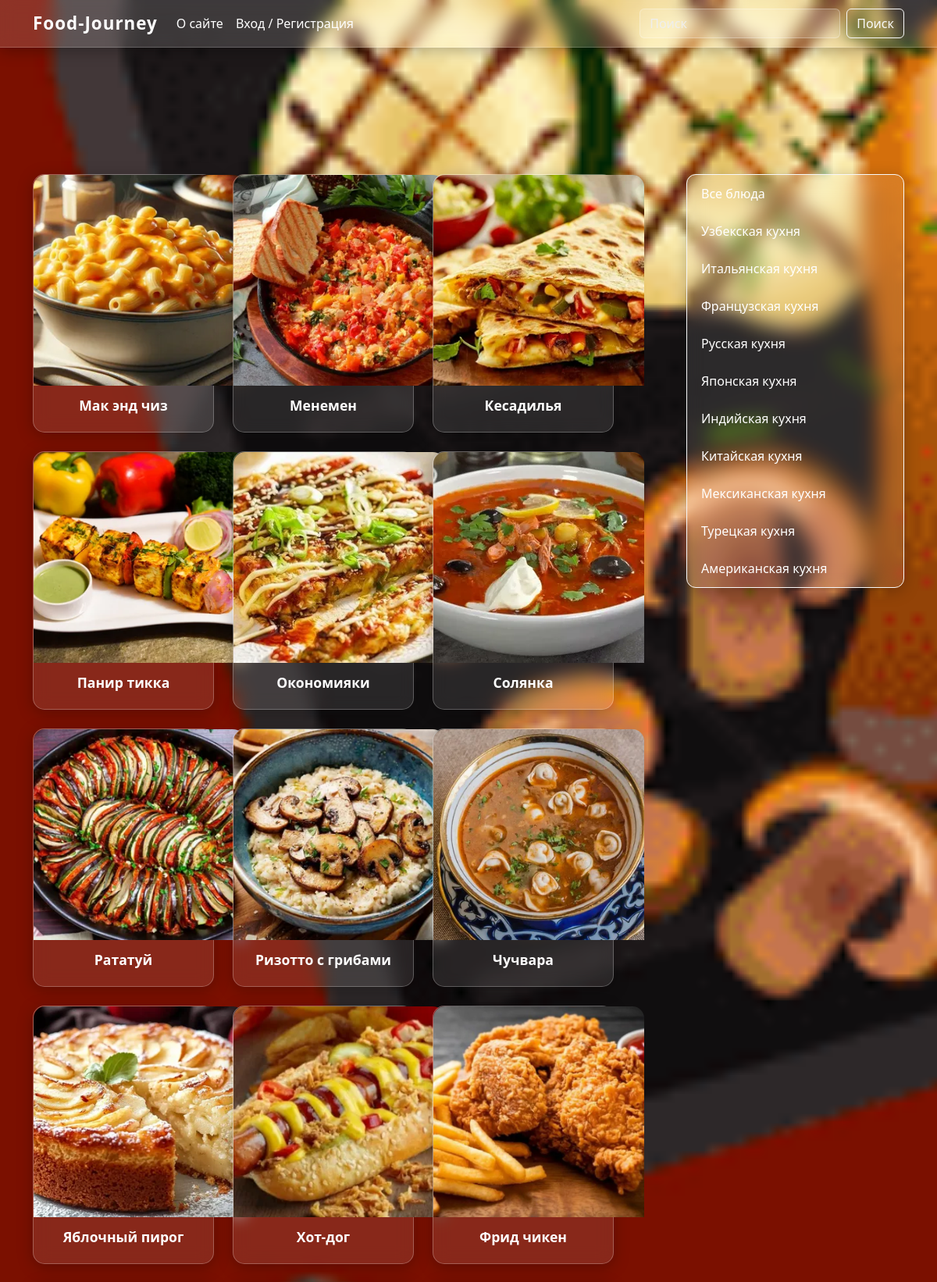
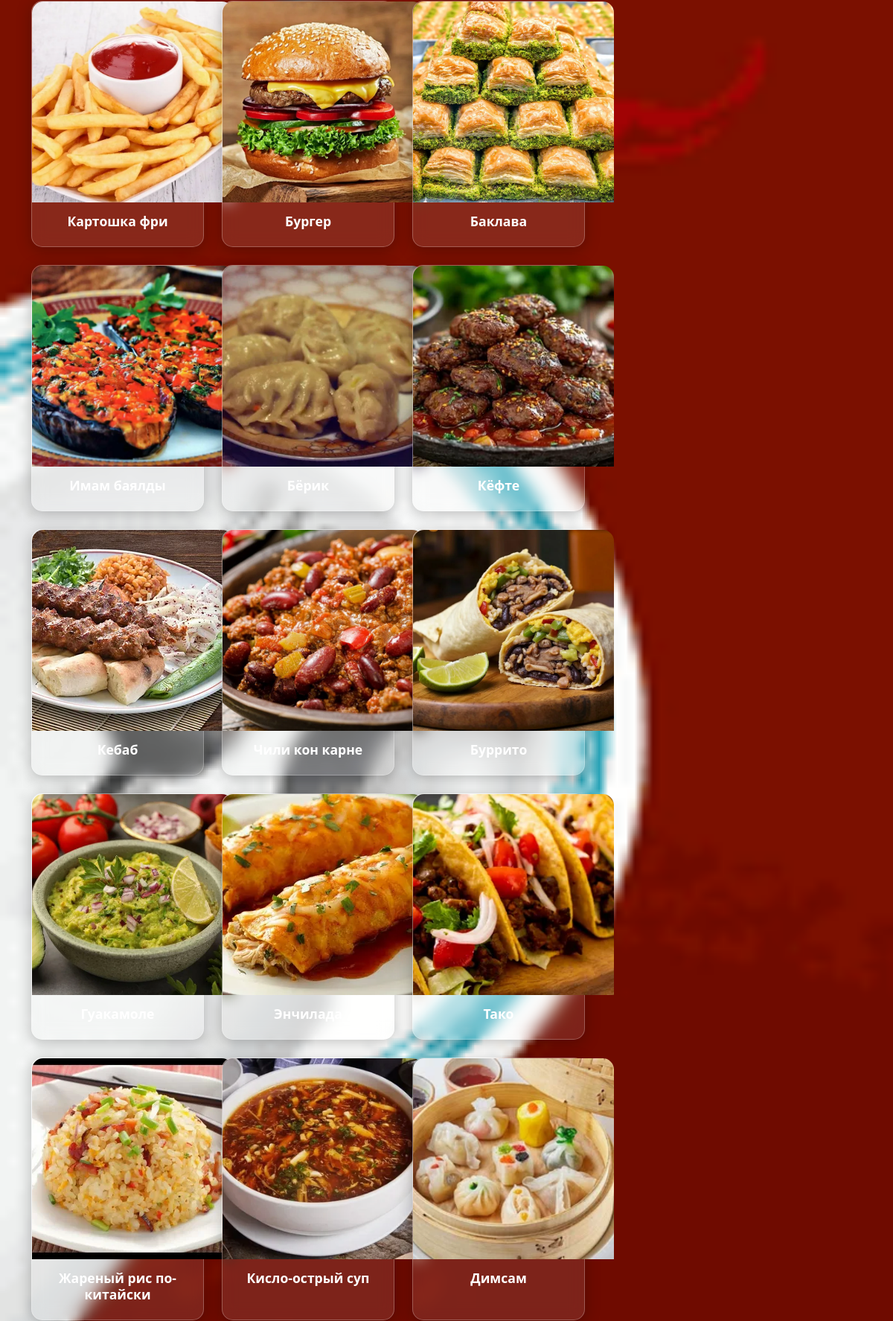
The page / (upper part) on the database its author committed (2 pictures, top to bottom).
### food_journey/models.py (models this page shows, shortened)
class Dish(models.Model):
    cuisine = models.ForeignKey(Category,on_delete=models.CASCADE,verbose_name='Название кухни')
    name_of_the_dish = models.CharField(max_length=60,verbose_name='Название блюда')
    description = models.TextField(verbose_name='Описание')
    history = models.TextField(verbose_name='История блюда')
    ingredients = models.TextField(verbose_name="Ингредиенты")
    cooking_time = models.PositiveIntegerField( verbose_name="Время приготовления (в минутах)")
    calories = models.PositiveIntegerField( verbose_name="Калорийность (ккал)")
    created_at = models.DateTimeField(auto_now_add=True, verbose_name="Дата добавления")
    photo = models.ImageField(upload_to='images/',verbose_name='Фотографие блюда')
    trailer = models.TextField(null=True,blank=True,verbose_name='Ссылка на ютуб видео приготовление')
    views = models.IntegerField(default=0,verbose_name='Просмотры')
    class Meta:
        verbose_name = 'Блюдо'
        verbose_name_plural = 'Блюда'

class Category(models.Model):
    title = models.CharField(max_length=60,verbose_name='Название кухни')
    class Meta:
        verbose_name = 'Категорию'
        verbose_name_plural = 'Категории'

### food_journey/views.py (the view)
# urls.py: path('',main_page,name='main'),
def main_page(request):
    category = Category.objects.all()
    dishes = Dish.objects.all().order_by('-created_at')
    context={
        'title':'Food-Journey — готовь, вдохновляйся, наслаждайся!',
        'categories':category,
        'dishes':dishes
    }
    return render(request,'food_journey/index.html',context)

### food_journey/templates/food_journey/index.html
{% extends 'base.html' %}
{% load static %}
{% block main %}
<div class="d-flex justify-content-between col-12 py-5">
    <div class="col-8">
        <div class="row row-cols-1 row-cols-md-3 g-4">
            {% for dish in dishes %}
            <div class="col">
                <div class="card h-100 bg-dark">
                    <a href="{% url 'detail' dish.pk %}">
                        <img src="{{ dish.photo.url }}" class="border-rounded" height="270px" width="270px" alt="...">
                    </a>
                    <div class="card-body text-light border-light">
                        <a href="{% url 'detail' dish.pk %}" style="text-decoration:none">
                            <h5 class="card-title text-light">{{ dish.name_of_the_dish }}</h5>
                        </a>
                    </div>
                </div>
            </div>
            {% endfor %}
        </div>
    </div>
    <div class="col-3">
        <div class="list-group border-light">
            <a href="{% url 'main' %}" class="list-group-item list-group-item-action  text-light"
               aria-current="true">
                Все блюда
            </a>
            {% for cat in categories %}
            <a href="{% url 'category' cat.id %}" class="list-group-item list-group-item-action text-light"
               aria-current="true">
                {{ cat.title }}
            </a>
            {% endfor %}
        </div>
    </div>
</div>
{% endblock main %}

### base_templates/base.html (shortened to what this page needs)
{% load static %}
<!doctype html>
<html lang="en">
<head>
    <link href="https://cdn.jsdelivr.net/npm/bootstrap@5.3.3/dist/css/bootstrap.min.css" rel="stylesheet">
    <link rel="stylesheet" href="https://cdn.jsdelivr.net/npm/bootstrap-icons@1.11.1/font/bootstrap-icons.css">
    <link rel="stylesheet" href="{% static 'css/style.css' %}">
</head>
<body>
<nav class="navbar navbar-expand-lg glass-navbar">
    <div class="container">
        <a class="navbar-brand fw-bold text-light" href="{% url 'main' %}">Food-Journey</a>
        <div class="collapse navbar-collapse" id="navbarSupportedContent">
            <ul class="navbar-nav me-auto mb-2 mb-lg-0">
                <li class="nav-item">
                    <a class="nav-link active text-light" aria-current="page" href="{% url 'about' %}">О сайте</a>
                </li>
                {% if request.user.is_authenticated %}
                <li class="nav-item dropdown">
                    <a class="nav-link dropdown-toggle text-light" href="#" role="button" data-bs-toggle="dropdown"
                       aria-expanded="false">
                        Привет {{ request.user.username }}
                    </a>
                    <ul class="dropdown-menu glass-dropdown">
                        <li><a class="dropdown-item text-light" href="{% url 'profile' request.user.pk %}">Мой профиль</a></li>
                        <li><a class="dropdown-item text-light" href="#">Купить подписку</a></li>
                        <li><hr class="dropdown-divider bg-light"></li>
                        <li><a class="dropdown-item text-light" href="{% url 'logout' %}">Выйти из аккаунта</a></li>
                    </ul>
                </li>
                {% else %}
                <li class="nav-item">
                    <a href="{% url 'login' %}" class="nav-link active text-light">Вход / Регистрация</a>
                </li>
                {% endif %}
            </ul>
            <form class="d-flex" role="search" method="get" action="{% url 'search' %}">
                <input name="q" class="form-control me-2" type="search" placeholder="Поиск" aria-label="Поиск">
                <button class="btn btn-outline-light" type="submit">Поиск</button>
            </form>
        </div>
    </div>
</nav>
<main class="main p-4">
    <div class="container">
        {% block main %}
        {% endblock main %}
    </div>
</main>
</body>
</html>

### food_journey/static/css/style.css (style rules this page uses)
body { background: url("../images/bg7_new.jpg") no-repeat ; background-attachment: fixed; background-size:cover; }
.navbar { background: rgba(255, 255, 255, 0.15) !important; backdrop-filter: blur(12px); -webkit-backdrop-filter: blur(12px); border-bottom: 1px solid rgba(255, 255, 255, 0.25); box-shadow: 0 4px 20px rgba(0, 0, 0, 0.3); }
.navbar .nav-link { color: #fff !important; font-weight: 500; transition: all 0.3s ease; border-radius: 8px; padding: 8px 14px; }
.navbar-brand { color: #fff !important; font-size: 1.4rem; letter-spacing: 1px; transition: color 0.3s ease; }
.form-control { background: rgba(255, 255, 255, 0.15); color: #fff; border: 1px solid rgba(255, 255, 255, 0.3); }
.form-control::placeholder { color: #eee; }
.card { background: rgba(255, 255, 255, 0.1) !important; backdrop-filter: blur(10px); -webkit-backdrop-filter: blur(10px); border: 1px solid rgba(255, 255, 255, 0.25); border-radius: 15px; transition: all 0.3s ease; box-shadow: 0 4px 20px rgba(0, 0, 0, 0.25); }
.card img { border-radius: 15px 15px 0 0; object-fit: cover; transition: transform 0.4s ease; }
.card-body { padding: 15px; }
.card-title { font-size: 1.1rem; font-weight: 600; text-align: center; color: #fff !important; transition: color 0.3s ease; }
.list-group { background: rgba(255, 255, 255, 0.1); backdrop-filter: blur(12px); -webkit-backdrop-filter: blur(12px); border-radius: 12px; border: 1px solid rgba(255, 255, 255, 0.25); box-shadow: 0 4px 20px rgba(0, 0, 0, 0.25); overflow: hidden; }
.list-group-item { background: transparent; color: #fff !important; font-weight: 500; transition: all 0.3s ease; border: none; padding: 12px 18px; }
.main { margin-top: 90px; }
.col-8, .col-3 { transition: all 0.3s ease; }
.row { justify-content: center; }
.glass-navbar { background: rgba(30, 30, 30, 0.4); backdrop-filter: blur(10px); border-bottom: 1px solid rgba(255, 255, 255, 0.2); }
.navbar .nav-link { color: #fff !important; transition: color 0.3s ease; }
form input { background-color: rgba(255, 255, 255, 0.15) !important; border: 1px solid rgba(255, 255, 255, 0.4); color: white !important; }
form input::placeholder { color: rgba(255, 255, 255, 0.7); }

### rows shown on the page
Dish: photo (picture), name_of_the_dish "Мак энд чиз"
Dish: photo (picture), name_of_the_dish "Менемен"
Dish: photo (picture), name_of_the_dish "Кесадилья"
Dish: photo (picture), name_of_the_dish "Панир тикка"
Dish: photo (picture), name_of_the_dish "Окономияки"
Dish: photo (picture), name_of_the_dish "Солянка"
Dish: photo (picture), name_of_the_dish "Рататуй"
Dish: photo (picture), name_of_the_dish "Ризотто с грибами"
Dish: photo (picture), name_of_the_dish "Чучвара"
Dish: photo (picture), name_of_the_dish "Яблочный пирог"
Dish: photo (picture), name_of_the_dish "Хот-дог"
Dish: photo (picture), name_of_the_dish "Фрид чикен"
Dish: photo (picture), name_of_the_dish "Картошка фри"
Dish: photo (picture), name_of_the_dish "Бургер"
Dish: photo (picture), name_of_the_dish "Баклава"
Dish: photo (picture), name_of_the_dish "Имам баялды"
Dish: photo (picture), name_of_the_dish "Бёрик"
Dish: photo (picture), name_of_the_dish "Кёфте"
Dish: photo (picture), name_of_the_dish "Кебаб"
Dish: photo (placeholder picture), name_of_the_dish "Чили кон карне"
Dish: photo (picture), name_of_the_dish "Буррито"
Dish: photo (picture)
Dish: photo (picture), name_of_the_dish "Энчилада"
Dish: photo (picture), name_of_the_dish "Тако"
Dish: photo (picture), name_of_the_dish "Жареный рис по-китайски"
Dish: photo (picture), name_of_the_dish "Кисло-острый суп"
Dish: photo (picture), name_of_the_dish "Димсам"
Category: title "Узбекская кухня"
Category: title "Итальянская кухня"
Category: title "Французская кухня"
Category: title "Русская кухня"
Category: title "Японская кухня"
Category: title "Индийская кухня"
Category: title "Китайская кухня"
Category: title "Мексиканская кухня"
Category: title "Турецкая кухня"
Category: title "Американская кухня"
